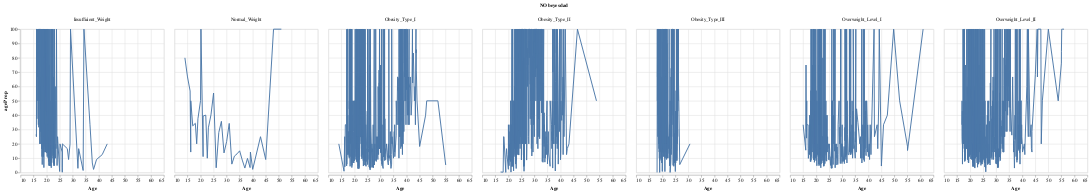

The cell this chart's notebook holds for it:
### Code cell
alt.Chart(ageComb).mark_line().encode(x='Age', y='ageProp').facet(column='NObeyesdad')

### Figure 1 — Vega-Lite specification as saved in the notebook (floating-point values rounded to 4 significant figures; data arrays with more than 128 entries replaced by an {"elided": "..."} marker saying what was removed)
{"config": {"view": {"continuousWidth": 300, "continuousHeight": 300}}, "data": {"name": "data-9394cd19eb03c86427e411225661914b"}, "facet": {"column": {"field": "NObeyesdad", "type": "nominal"}}, "spec": {"mark": {"type": "line"}, "encoding": {"x": {"field": "Age", "type": "quantitative"}, "y": {"field": "ageProp", "type": "quantitative"}}}, "$schema": "https://vega.github.io/schema/vega-lite/v5.16.3.json", "datasets": {"data-9394cd19eb03c86427e411225661914b": {"elided": "3818 records"}}}
